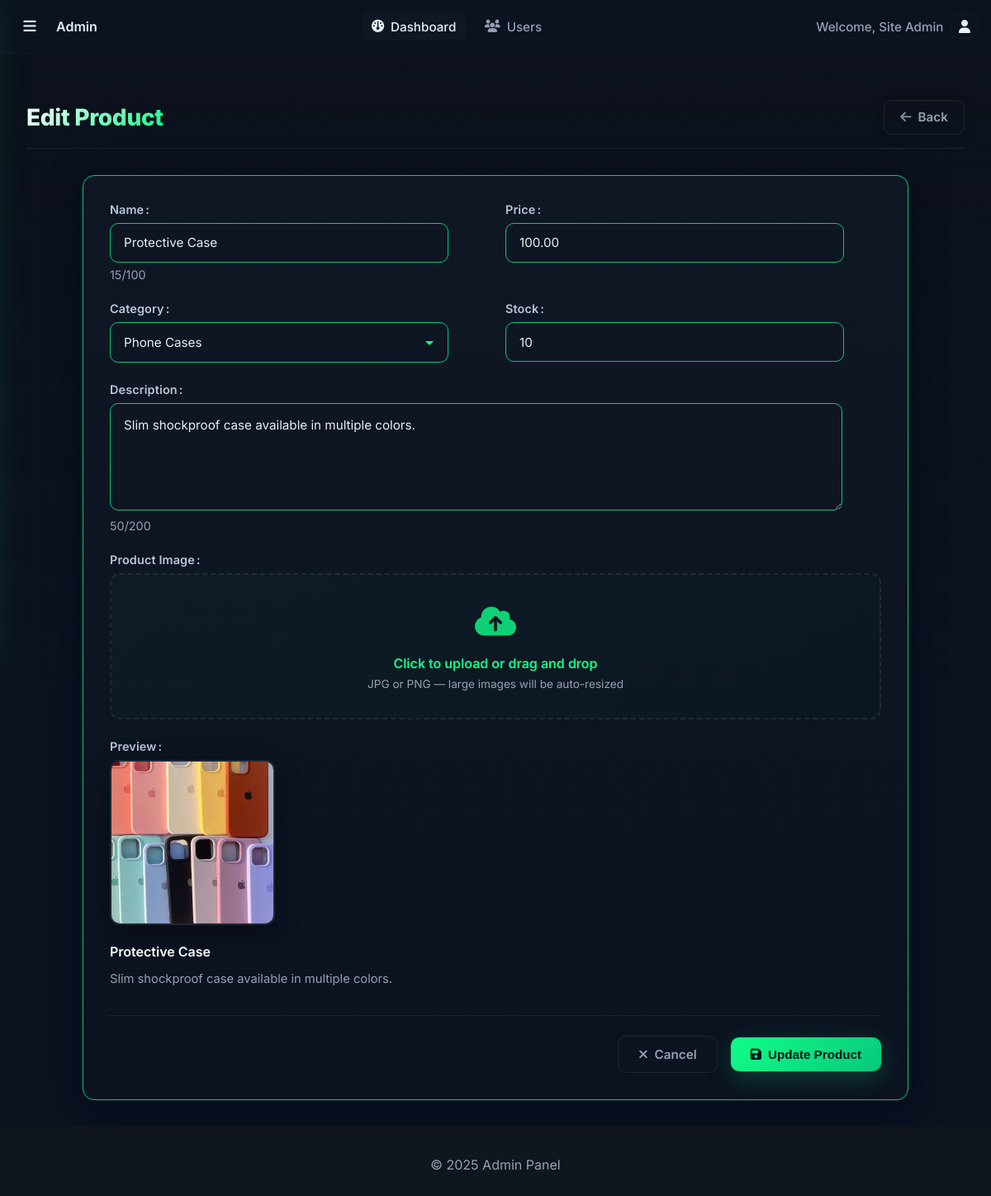
The page /admin/add_product.php?id=3 (signed in) on the database its author committed.
### tables this page shows
CREATE TABLE `products` (
  `id` int(11) NOT NULL,
  `name` varchar(150) NOT NULL,
  `description` text NOT NULL,
  `price` decimal(10,2) NOT NULL,
  `image` varchar(255) DEFAULT 'images/placeholder.png',
  `created_at` timestamp NOT NULL DEFAULT current_timestamp(),
  `category` varchar(100) DEFAULT NULL,
  `stock` int(11) NOT NULL DEFAULT 0
);

### admin/add_product.php (the view, shortened to what this page needs)
<?php
require_once __DIR__ . '/includes/header.php';
require_once __DIR__ . '/includes/sidebar.php';
$categories = [
	'Phone Cases',
	'Screen Protectors',
	'Chargers & Cables',
	'Power Banks',
	'Phone Holders',
	'Wireless Chargers',
	'Headphones & Earphones',
	'Phone Accessories',
	'Phone Repair Tools',
	'Other'
];
$editingId = isset($_GET['id']) ? (int)$_GET['id'] : 0;
$editing = null;
if ($editingId > 0) {
	$stmt = $conn->prepare("SELECT id, name, description, price, image, category, stock FROM products WHERE id = ?");
	$stmt->bind_param('i', $editingId);
	$stmt->execute();
	$editing = $stmt->get_result()->fetch_assoc();
}
?>
<!DOCTYPE html>
<html lang="en">
<head>
	<link rel="stylesheet" href="https://cdnjs.cloudflare.com/ajax/libs/font-awesome/6.5.0/css/all.min.css">
</head>
<body>
<main class="admin-main">
	<div class="section-header">
		<h2><?php echo $editing ? 'Edit Product' : 'Add Product'; ?></h2>
		<div class="actions">
			<a class="btn" href="products.php"><i class="fa-solid fa-arrow-left" style="opacity:0.85"></i> Back</a>
		</div>
	</div>
	<div class="card form-card">
		<form method="post" enctype="multipart/form-data" novalidate>
			<div class="form-grid">
				<div>
					<div class="label">Name</div>
					<input id="productName" class="input" type="text" name="name" required maxlength="100" value="<?php echo htmlspecialchars($editing['name'] ?? ''); ?>">
					<div style="margin-top:6px;font-size:0.9rem;color:var(--muted)"><span id="nameCount"><?php echo isset($editing['name']) ? mb_strlen($editing['name']) : 0; ?></span>/100</div>
				</div>
				<div>
					<div class="label">Price</div>
					<input class="input" type="number" name="price" step="0.01" min="0" required value="<?php echo htmlspecialchars($editing['price'] ?? ''); ?>">
				</div>
				<div>
					<div class="label">Category</div>
					<select class="input" name="category" id="categorySelect">
						<?php
						$currentCategory = $editing['category'] ?? '';
						foreach ($categories as $cat):
							$selected = ($currentCategory === $cat) ? 'selected' : '';
						?>
							<option value="<?php echo htmlspecialchars($cat); ?>" <?php echo $selected; ?>>
								<?php echo htmlspecialchars($cat); ?>
							</option>
						<?php endforeach; ?>
					</select>
				</div>
				<div>
					<div class="label">Stock</div>
					<input class="input" type="number" name="stock" min="0" value="<?php echo htmlspecialchars((string)($editing['stock'] ?? 0)); ?>">
				</div>
				<div class="full">
					<div class="label">Description</div>
					<textarea id="productDescription" class="input" name="description" required maxlength="200" style="width: 95%;"><?php echo htmlspecialchars($editing['description'] ?? ''); ?></textarea>
					<div style="margin-top:6px;font-size:0.9rem;color:var(--muted)"><span id="descCount"><?php echo isset($editing['description']) ? mb_strlen($editing['description']) : 0; ?></span>/200</div>
				</div>
				<div class="full">
					<div class="label">Product Image</div>
					<div class="file-upload-area">
						<label class="file-uploader" id="fileUploader">
							<div class="file-upload-icon">
								<i class="fa-solid fa-cloud-arrow-up"></i>
							</div>
							<div class="file-upload-text">
								<strong>Click to upload or drag and drop</strong>
								<span class="hint">JPG or PNG — large images will be auto-resized</span>
							</div>
						</label>
					</div>
				</div>
				<div class="full">
					<div class="label">Preview</div>
					<div class="preview">
						<div class="preview-img-container">
							<?php if ($editing && !empty($editing['image'])): ?>
								<img id="previewImage" src="<?php echo htmlspecialchars($editing['image']); ?>" alt="<?php echo htmlspecialchars($editing['name'] ?? 'Product'); ?>">
							<?php else: ?>
								<div class="noimg" id="noImagePlaceholder">No image selected</div>
							<?php endif; ?>
						</div>
						<div class="preview-info">
							<strong id="previewName"><?php echo htmlspecialchars($editing['name'] ?? 'Product Name'); ?></strong>
							<div id="previewDesc"><?php echo htmlspecialchars(mb_strimwidth($editing['description'] ?? 'Product description will appear here...', 0, 120, '...')); ?></div>
						</div>
					</div>
				</div>
			</div>
			<div class="form-actions">
				<a class="btn" href="products.php"><i class="fa-solid fa-times"></i> Cancel</a>
				<button class="btn btn-primary" type="submit"><i class="fa-solid fa-floppy-disk"></i> <?php echo $editing ? 'Update Product' : 'Save Product'; ?></button>
			</div>
		</form>
	</div>
</main>
<?php require_once __DIR__ . '/includes/footer.php'; ?>
</body>
</html>

### admin/assets/css/style.css (style rules this page uses)
:root { --bg: #0f172a; --card: #111827; --muted: #94a3b8; --text: #e5e7eb; --brand: #2563eb; --brand-2: #22c55e; --danger: #ef4444; --warning: #f59e0b; --border: #1f2937; }
* { box-sizing: border-box; }
html, body { margin: 0; font-family: Inter, system-ui, -apple-system, Segoe UI, Roboto, Helvetica, Arial, "Apple Color Emoji", "Segoe UI Emoji"; background: var(--bg); color: var(--text); }
.btn { display: inline-flex; align-items: center; gap: 8px; padding: 8px 12px; border-radius: 8px; border: 1px solid var(--border); cursor: pointer; text-decoration: none; color: var(--text); }
.btn-primary { background: var(--brand); border-color: var(--brand); }
.admin-main { margin-left: 240px; padding: 20px; }
.card { background: var(--card); border: 1px solid var(--border); border-radius: 12px; padding: 16px; }
.section-header { display: flex; align-items: center; justify-content: space-between; gap: 12px; margin: 24px 0 12px; }
.input, select { background: #ffffff; border: 1px solid var(--border); color: var(--text); border-radius: 8px; padding: 8px 10px; }
.actions { display: flex; gap: 8px; flex-direction: column; }
.form-card { max-width: 720px; }
.label { font-size: 12px; color: var(--muted); margin-bottom: 6px; }
textarea.input { min-height: 120px; resize: vertical; }
:root { --bg:#f8f9fc; --card:#ffffff; --text:#0f172a; --muted:#64748b; --primary:#2563eb; --primary-600:#1d4ed8; --border:#e5e7eb; --shadow:0 4px 16px rgba(15,23,42,0.06); --radius:12px; }
* { box-sizing:border-box }
html,body { height:100% }
body { margin:0; font-family:'Poppins',sans-serif; background:var(--bg); color:var(--text); }
.card { background:var(--card); border:1px solid var(--border); border-radius:var(--radius); box-shadow:var(--shadow); padding:16px; }
.btn { border:1px solid var(--border); background:#fff; color:var(--text); padding:10px 14px; border-radius:10px; cursor:pointer; transition:box-shadow .2s ease, transform .02s ease; box-shadow:var(--shadow); }
.actions { display:flex;gap:8px }
.input,.number { width:100%; border:1px solid var(--border); border-radius:10px; padding:10px 12px; }

### admin/includes/header.php (style rules this page uses)
:root { --hdr-bg: #0b1220; --hdr-border: rgba(255,255,255,0.03); --muted: #98a0b3; --text: #e6eef8; --radius: 8px; font-family: Inter, system-ui, -apple-system, "Segoe UI", Roboto, "Helvetica Neue", Arial; }

### rows shown on the page
products: name "Protective Case", name "15", price "100.00", stock "10", description "Slim shockproof case available in multiple colors.", description "50", image (picture)

### other values the page prints
$_SESSION['user_name'] "Site Admin"
form field category "Phone Cases"
